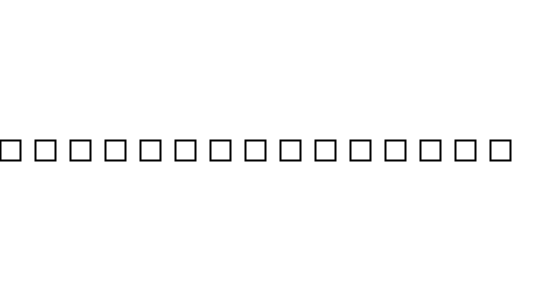
Frame 1 (no input)
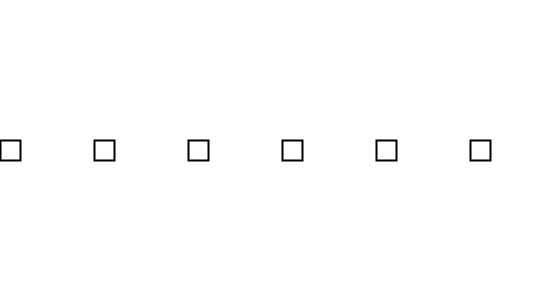
Frame 60 (the mouse pressed at the canvas centre just before this capture)
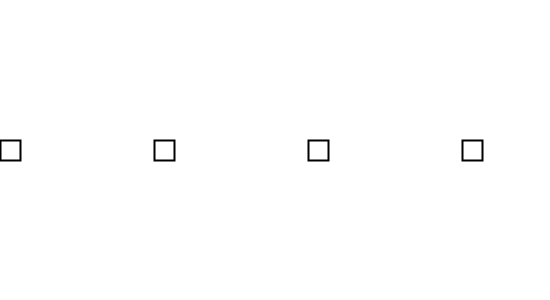
Frame 120 (the mouse held since frame 60 and released just before this capture)

The Processing sketch that drew these frames (run headless with seeded random() and noise(); from frame 60 on, the mouse is pressed at the canvas centre):

// Processing sketch: finalBoss
// ── finalBoss.pde
int posX = width;
int tam = 20;
int step = 35;
int i = tam;

void setup()
{
  size(550, 300);
  background(255);
  rectMode(CENTER);
  strokeWeight(2);
  posX = -tam;
}

void draw()
{
  background(255);
  for (int i = tam/2; i <= width - tam; i = i + step) {
    rect(i, height/2, tam, tam);
  }
  step++;

  if (posX == width) {
    step = -step;
  }
}
